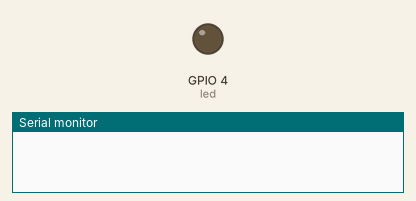
Simulated run of this sketch. Board: ESP32. Shown: output pins drawn as LEDs (lit = HIGH), the last lines printed to the serial monitor. At 4.5 s the program puts the board to deep sleep or switches it off; the recording ends there.

Above: at 0.0 s.
At 1.1 s:
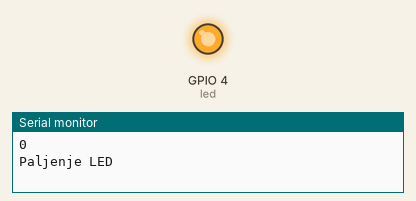
Timing chart, 0 to 4.5 s (numbered marks = the images above):
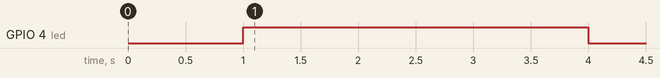

The sketch:

Lab2-basic.ino
```cpp
#include<esp_sleep.h>
#include <WiFi.h>

int led = 4;

void activateLed() {
  Serial.println("Paljenje LED");

  digitalWrite(led, HIGH);

  int startTime = millis();
  while(millis() - startTime < 3000) {}

  digitalWrite(led, LOW);

  Serial.println("Gasenje LED");
}

void handleWakeup() {
    esp_sleep_wakeup_cause_t cause = esp_sleep_get_wakeup_cause();

    if (cause == ESP_SLEEP_WAKEUP_TIMER) {
        Serial.println("Timer wakeup");
    } else {
        Serial.println(cause);
    }
}

void sleep() {
  Serial.println("Sleep start");
  Serial.flush();
  delay(500);
  yield();

  esp_deep_sleep_start();
}

void setup() {
  Serial.begin(115200);
  delay(1000);

  WiFi.mode(WIFI_OFF);
  btStop();

  pinMode(led, OUTPUT);

  esp_sleep_enable_timer_wakeup(10 * 1000000);

  handleWakeup();
  activateLed();
  sleep();
}

void loop() {}
```

Measured:
- by itself, GPIO 4 (led): LOW → HIGH at 1.0 s, → LOW 3.0 s later
